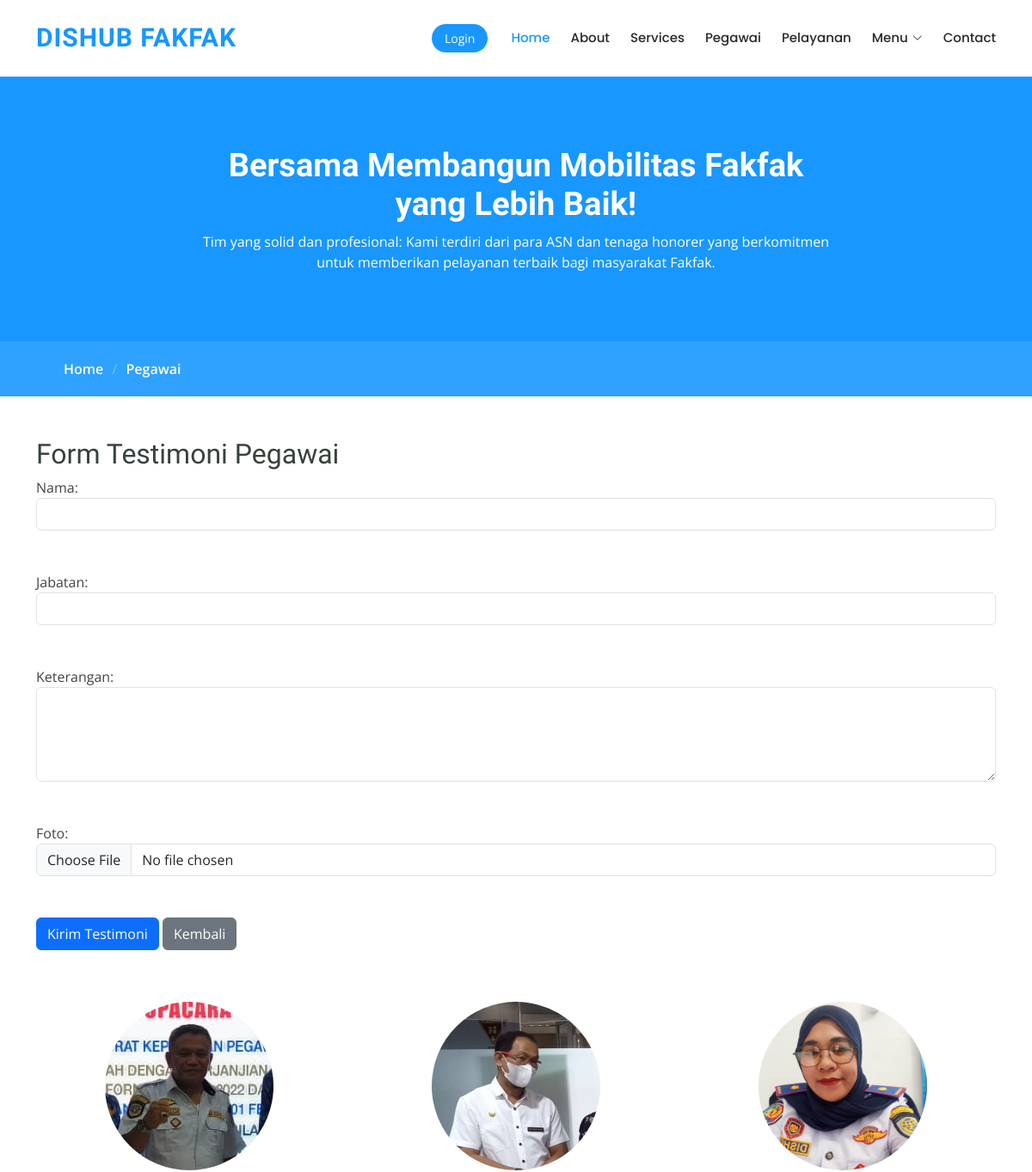
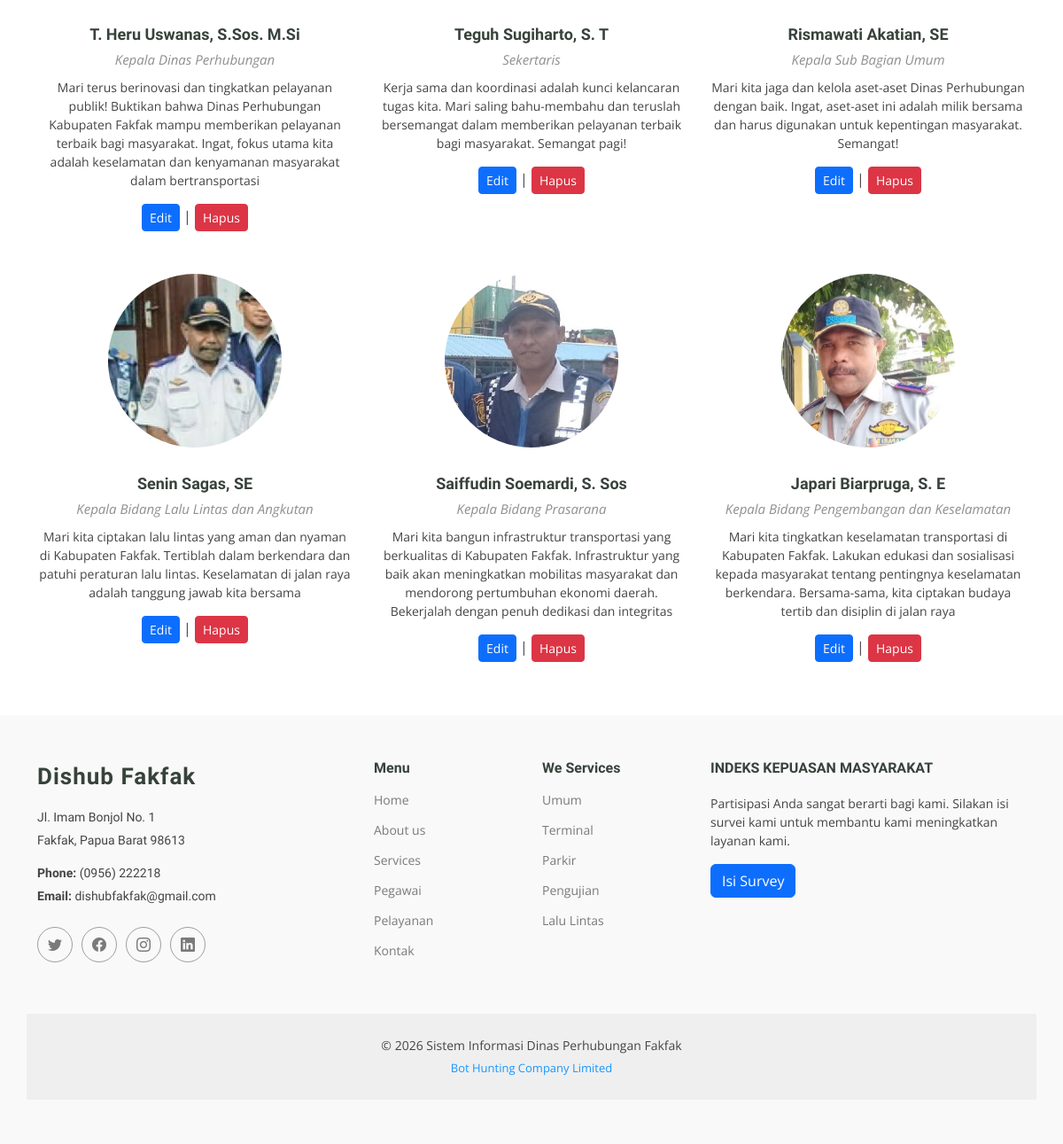
The app's page /testi_pegawai.php with its own data (2 pictures, top to bottom).
### tables this page shows
CREATE TABLE `testimoni_pegawai` (
  `id` int NOT NULL,
  `nama` varchar(255) NOT NULL,
  `jabatan` varchar(255) NOT NULL,
  `keterangan` text NOT NULL,
  `foto` varchar(255) DEFAULT NULL
);

### testi_pegawai.php (the view, shortened to what this page needs)
<?php include("header.php"); ?>
<main class="main">
    <div class="page-title" data-aos="fade">
        <div class="heading">
            <div class="container">
                <div class="row d-flex justify-content-center text-center">
                    <div class="col-lg-8">
                        <h1>Bersama Membangun Mobilitas Fakfak yang Lebih Baik!</h1>
                        <p class="mb-0">Tim yang solid dan profesional: Kami terdiri dari para ASN dan tenaga honorer yang berkomitmen untuk memberikan pelayanan terbaik bagi masyarakat Fakfak.</p>
                    </div>
                </div>
            </div>
        </div>
        <nav class="breadcrumbs">
            <div class="container">
                <ol>
                    <li><a href="index.php">Home</a></li>
                    <li class="current">Pegawai</li>
                </ol>
            </div>
        </nav>
    </div>
    <div class="container mt-5">
        <h2>Form Testimoni Pegawai</h2>
        <form action="proses_input_testimoni_pegawai.php" method="POST" enctype="multipart/form-data">
            <div class="form-group">
                <label for="nama">Nama:</label><br>
                <input type="text" class="form-control" id="nama" name="nama" required><br><br>
            </div>
            <div class="form-group">
                <label for="jabatan">Jabatan:</label><br>
                <input type="text" class="form-control" id="jabatan" name="jabatan" required><br><br>
            </div>
            <div class="form-group">
                <label for="keterangan">Keterangan:</label><br>
                <textarea id="keterangan" class="form-control" name="keterangan" rows="4" required></textarea><br><br>
            </div>
            <div class="form-group">
                <label for="foto">Foto:</label><br>
                <input type="file" class="form-control" id="foto" name="foto" accept="image/*" required><br><br>
            </div>
            <div class="form-group">
                <button type="submit" class="btn btn-primary">Kirim Testimoni</button>
                <a href="setting.php" class="btn btn-secondary">Kembali</a>
            </div>
        </form>
    </div>
    <section id="trainers" class="section trainers">
        <div class="container">
            <div class="row gy-5">
                <?php
                include_once 'assets/config.php';
                $sql = "SELECT * FROM testimoni_pegawai";
                $result = $koneksi->query($sql);
                if ($result->num_rows > 0) {
                    while ($row = $result->fetch_assoc()) {
                ?>
                        <div class="col-lg-4 col-md-6 member" data-aos="fade-up" data-aos-delay="100">
                            <div class="member-img">
                                <img src="assets/img/team/<?php echo $row['foto']; ?>" class="img-fluid" alt="">
                            </div>
                            <div class="member-info text-center">
                                <h4><?php echo $row['nama']; ?></h4>
                                <span class=""><?php echo $row['jabatan']; ?></span>
                                <p><?php echo $row['keterangan']; ?></p>
                                <div class="mt-3">
                                    <a href="edit_testimoni_pegawai.php?id=<?php echo $row['id']; ?>" class="btn btn-primary btn-sm">Edit</a> |
                                    <a href="hapus_testimoni_pegawai.php?id=<?php echo $row['id']; ?>" class="btn btn-danger btn-sm">Hapus</a>
                                </div>
                            </div>
                        </div>
                <?php
                    }
                } else {
                    echo "Data tidak ditemukan.";
                }
                ?>
            </div>
        </div>
    </section>
</main>
<?php include("footer.php"); ?>

### assets/css/main.css (style rules this page uses)
:root { --default-font: "Open Sans", system-ui, -apple-system, "Segoe UI", Roboto, "Helvetica Neue", Arial, "Noto Sans", "Liberation Sans", sans-serif, "Apple Color Emoji", "Segoe UI Emoji", "Segoe UI Symbol", "Noto Color Emoji"; --heading-font: "Raleway", sans-serif; --nav-font: "Poppins", sans-serif; }
:root { --background-color: #ffffff; --background-color-rgb: 255, 255, 255; --default-color: #444444; --default-color-rgb: 68, 68, 68; --heading-color: #37423b; --heading-color-rgb: 55, 66, 59; --accent-color: #1897ff; --accent-color-rgb: 95, 207, 128; --contrast-color: #ffffff; --contrast-color-rgb: 255, 255, 255; }
:root { --nav-color: #272828; --nav-hover-color: #1897ff; --nav-dropdown-color: #272828; --nav-dropdown-hover-color: #1897ff; --nav-dropdown-background-color: #ffffff; }
:root { scroll-behavior: smooth; }
body { color: var(--default-color); background-color: var(--background-color); font-family: var(--default-font); }
a { color: var(--accent-color); text-decoration: none; transition: 0.3s; }
h1, h2, h3, h4, h5, h6 { color: var(--heading-color); font-family: var(--heading-font); }
.page-title { --default-color: var(--contrast-color); --default-color-rgb: var(--contrast-color-rgb); --background-color: var(--accent-color); --heading-color: var(--contrast-color); color: var(--default-color); background-color: var(--background-color); position: relative; }
.page-title .heading { padding: 80px 0; border-top: 1px solid rgba(var(--default-color-rgb), 0.1); }
.page-title .heading h1 { font-size: 38px; font-weight: 700; }
.page-title nav { background-color: rgba(var(--default-color-rgb), 0.099); padding: 20px 0; }
.page-title nav a { color: var(--default-color); }
.page-title nav ol { display: flex; flex-wrap: wrap; list-style: none; margin: 0; font-size: 16px; font-weight: 600; }
.page-title nav ol li+li { padding-left: 10px; }
.page-title nav ol li+li::before { content: "/"; display: inline-block; padding-right: 10px; color: rgba(var(--default-color-rgb), 0.3); }
section, .section { color: var(--default-color); background-color: var(--background-color); padding: 60px 0; scroll-margin-top: 900px; overflow: clip; }
.trainers .member { position: relative; }
.trainers .member .member-img { margin: 0 80px; border-radius: 50%; overflow: hidden; position: relative; }
.trainers .member .member-img img { position: relative; z-index: 1; }
.trainers .member .member-info { margin-top: 30px; }
.trainers .member .member-info h4 { font-weight: 700; margin-bottom: 6px; font-size: 18px; }
.trainers .member .member-info span { font-style: italic; display: block; font-size: 15px; color: rgba(var(--default-color-rgb), 0.6); margin-bottom: 10px; }
.trainers .member .member-info p { margin-bottom: 0; font-size: 14px; }

### records on screen
testimoni_pegawai: foto (picture), nama "T. Heru Uswanas, S.Sos. M.Si", jabatan "Kepala Dinas Perhubungan", keterangan "Mari terus berinovasi dan tingkatkan pelayanan publik! Buktikan bahwa Dinas Perhubungan Kabupaten Fakfak mampu memberikan pelayanan terbaik bagi masyarakat. Ingat, fokus utama kita adalah keselamatan dan kenyamanan masyarakat dalam bertransportasi"
testimoni_pegawai: foto (picture), nama "Teguh Sugiharto, S. T", jabatan "Sekertaris", keterangan "Kerja sama dan koordinasi adalah kunci kelancaran tugas kita. Mari saling bahu-membahu dan teruslah bersemangat dalam memberikan pelayanan terbaik bagi masyarakat. Semangat pagi!"
testimoni_pegawai: foto (picture), nama "Rismawati Akatian, SE", jabatan "Kepala Sub Bagian Umum", keterangan "Mari kita jaga dan kelola aset-aset Dinas Perhubungan dengan baik. Ingat, aset-aset ini adalah milik bersama dan harus digunakan untuk kepentingan masyarakat. Semangat!"
testimoni_pegawai: foto (picture), nama "Senin Sagas, SE", jabatan "Kepala Bidang Lalu Lintas dan Angkutan", keterangan "Mari kita ciptakan lalu lintas yang aman dan nyaman di Kabupaten Fakfak. Tertiblah dalam berkendara dan patuhi peraturan lalu lintas. Keselamatan di jalan raya adalah tanggung jawab kita bersama"
testimoni_pegawai: foto (picture), nama "Saiffudin Soemardi, S. Sos", jabatan "Kepala Bidang Prasarana", keterangan "Mari kita bangun infrastruktur transportasi yang berkualitas di Kabupaten Fakfak. Infrastruktur yang baik akan meningkatkan mobilitas masyarakat dan mendorong pertumbuhan ekonomi daerah. Bekerjalah dengan penuh dedikasi dan integritas"
testimoni_pegawai: foto (picture), nama "Japari Biarpruga, S. E", jabatan "Kepala Bidang Pengembangan dan Keselamatan", keterangan "Mari kita tingkatkan keselamatan transportasi di Kabupaten Fakfak. Lakukan edukasi dan sosialisasi kepada masyarakat tentang pentingnya keselamatan berkendara. Bersama-sama, kita ciptakan budaya tertib dan disiplin di jalan raya"
